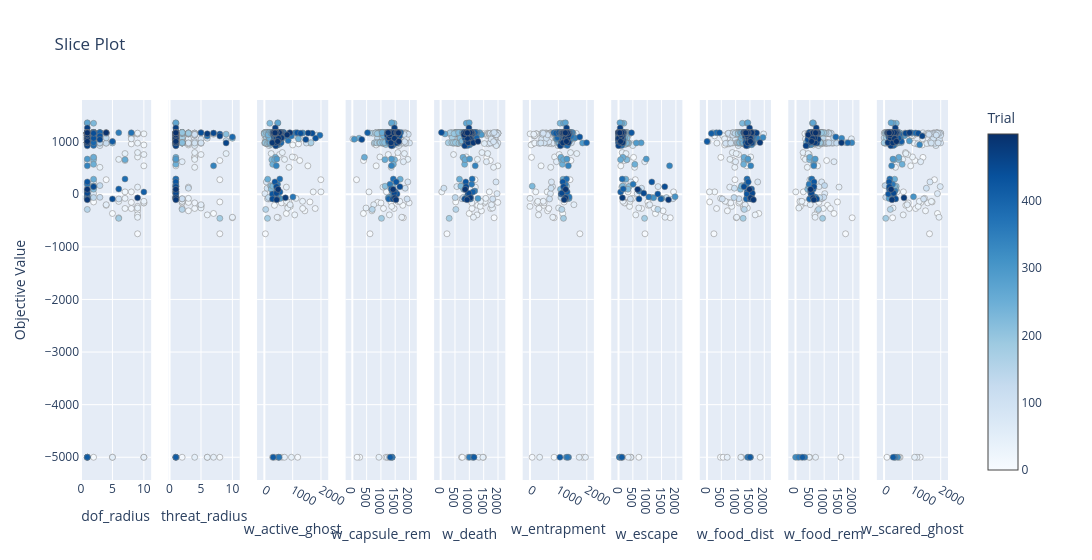

Here is the notebook cell this chart was saved with:
### Code cell
# 3. Biểu đồ lát cắt
plot_slice(study).show()

### Figure 1 — Plotly figure (JSON) as saved in the notebook; plotly's stock layout.template omitted (floating-point values rounded to 4 significant figures; data arrays with more than 128 entries replaced by an {"elided": "..."} marker saying what was removed)
{"data": [{"marker": {"color": {"elided": "500 int values"}, "colorbar": {"title": {"text": "Trial"}, "x": 1, "xpad": 40}, "colorscale": [[0, "rgb(247,251,255)"], [0.125, "rgb(222,235,247)"], [0.25, "rgb(198,219,239)"], [0.375, "rgb(158,202,225)"], [0.5, "rgb(107,174,214)"], [0.625, "rgb(66,146,198)"], [0.75, "rgb(33,113,181)"], [0.875, "rgb(8,81,156)"], [1, "rgb(8,48,107)"]], "line": {"color": "Grey", "width": 0.5}, "showscale": true}, "mode": "markers", "name": "Feasible Trial", "showlegend": false, "type": "scatter", "x": {"elided": "500 int values"}, "xaxis": "x", "y": {"elided": "500 float values"}, "yaxis": "y"}, {"marker": {"color": {"elided": "500 int values"}, "colorbar": {"title": {"text": "Trial"}, "x": 1, "xpad": 40}, "colorscale": [[0, "rgb(247,251,255)"], [0.125, "rgb(222,235,247)"], [0.25, "rgb(198,219,239)"], [0.375, "rgb(158,202,225)"], [0.5, "rgb(107,174,214)"], [0.625, "rgb(66,146,198)"], [0.75, "rgb(33,113,181)"], [0.875, "rgb(8,81,156)"], [1, "rgb(8,48,107)"]], "line": {"color": "Grey", "width": 0.5}, "showscale": false}, "mode": "markers", "name": "Feasible Trial", "showlegend": false, "type": "scatter", "x": {"elided": "500 int values"}, "xaxis": "x2", "y": {"elided": "500 float values"}, "yaxis": "y2"}, {"marker": {"color": {"elided": "500 int values"}, "colorbar": {"title": {"text": "Trial"}, "x": 1, "xpad": 40}, "colorscale": [[0, "rgb(247,251,255)"], [0.125, "rgb(222,235,247)"], [0.25, "rgb(198,219,239)"], [0.375, "rgb(158,202,225)"], [0.5, "rgb(107,174,214)"], [0.625, "rgb(66,146,198)"], [0.75, "rgb(33,113,181)"], [0.875, "rgb(8,81,156)"], [1, "rgb(8,48,107)"]], "line": {"color": "Grey", "width": 0.5}, "showscale": false}, "mode": "markers", "name": "Feasible Trial", "showlegend": false, "type": "scatter", "x": {"elided": "500 float values"}, "xaxis": "x3", "y": {"elided": "500 float values"}, "yaxis": "y3"}, {"marker": {"color": {"elided": "500 int values"}, "colorbar": {"title": {"text": "Trial"}, "x": 1, "xpad": 40}, "colorscale": [[0, "rgb(247,251,255)"], [0.125, "rgb(222,235,247)"], [0.25, "rgb(198,219,239)"], [0.375, "rgb(158,202,225)"], [0.5, "rgb(107,174,214)"], [0.625, "rgb(66,146,198)"], [0.75, "rgb(33,113,181)"], [0.875, "rgb(8,81,156)"], [1, "rgb(8,48,107)"]], "line": {"color": "Grey", "width": 0.5}, "showscale": false}, "mode": "markers", "name": "Feasible Trial", "showlegend": false, "type": "scatter", "x": {"elided": "500 float values"}, "xaxis": "x4", "y": {"elided": "500 float values"}, "yaxis": "y4"}, {"marker": {"color": {"elided": "500 int values"}, "colorbar": {"title": {"text": "Trial"}, "x": 1, "xpad": 40}, "colorscale": [[0, "rgb(247,251,255)"], [0.125, "rgb(222,235,247)"], [0.25, "rgb(198,219,239)"], [0.375, "rgb(158,202,225)"], [0.5, "rgb(107,174,214)"], [0.625, "rgb(66,146,198)"], [0.75, "rgb(33,113,181)"], [0.875, "rgb(8,81,156)"], [1, "rgb(8,48,107)"]], "line": {"color": "Grey", "width": 0.5}, "showscale": false}, "mode": "markers", "name": "Feasible Trial", "showlegend": false, "type": "scatter", "x": {"elided": "500 float values"}, "xaxis": "x5", "y": {"elided": "500 float values"}, "yaxis": "y5"}, {"marker": {"color": {"elided": "500 int values"}, "colorbar": {"title": {"text": "Trial"}, "x": 1, "xpad": 40}, "colorscale": [[0, "rgb(247,251,255)"], [0.125, "rgb(222,235,247)"], [0.25, "rgb(198,219,239)"], [0.375, "rgb(158,202,225)"], [0.5, "rgb(107,174,214)"], [0.625, "rgb(66,146,198)"], [0.75, "rgb(33,113,181)"], [0.875, "rgb(8,81,156)"], [1, "rgb(8,48,107)"]], "line": {"color": "Grey", "width": 0.5}, "showscale": false}, "mode": "markers", "name": "Feasible Trial", "showlegend": false, "type": "scatter", "x": {"elided": "500 float values"}, "xaxis": "x6", "y": {"elided": "500 float values"}, "yaxis": "y6"}, {"marker": {"color": {"elided": "500 int values"}, "colorbar": {"title": {"text": "Trial"}, "x": 1, "xpad": 40}, "colorscale": [[0, "rgb(247,251,255)"], [0.125, "rgb(222,235,247)"], [0.25, "rgb(198,219,239)"], [0.375, "rgb(158,202,225)"], [0.5, "rgb(107,174,214)"], [0.625, "rgb(66,146,198)"], [0.75, "rgb(33,113,181)"], [0.875, "rgb(8,81,156)"], [1, "rgb(8,48,107)"]], "line": {"color": "Grey", "width": 0.5}, "showscale": false}, "mode": "markers", "name": "Feasible Trial", "showlegend": false, "type": "scatter", "x": {"elided": "500 float values"}, "xaxis": "x7", "y": {"elided": "500 float values"}, "yaxis": "y7"}, {"marker": {"color": {"elided": "500 int values"}, "colorbar": {"title": {"text": "Trial"}, "x": 1, "xpad": 40}, "colorscale": [[0, "rgb(247,251,255)"], [0.125, "rgb(222,235,247)"], [0.25, "rgb(198,219,239)"], [0.375, "rgb(158,202,225)"], [0.5, "rgb(107,174,214)"], [0.625, "rgb(66,146,198)"], [0.75, "rgb(33,113,181)"], [0.875, "rgb(8,81,156)"], [1, "rgb(8,48,107)"]], "line": {"color": "Grey", "width": 0.5}, "showscale": false}, "mode": "markers", "name": "Feasible Trial", "showlegend": false, "type": "scatter", "x": {"elided": "500 float values"}, "xaxis": "x8", "y": {"elided": "500 float values"}, "yaxis": "y8"}, {"marker": {"color": {"elided": "500 int values"}, "colorbar": {"title": {"text": "Trial"}, "x": 1, "xpad": 40}, "colorscale": [[0, "rgb(247,251,255)"], [0.125, "rgb(222,235,247)"], [0.25, "rgb(198,219,239)"], [0.375, "rgb(158,202,225)"], [0.5, "rgb(107,174,214)"], [0.625, "rgb(66,146,198)"], [0.75, "rgb(33,113,181)"], [0.875, "rgb(8,81,156)"], [1, "rgb(8,48,107)"]], "line": {"color": "Grey", "width": 0.5}, "showscale": false}, "mode": "markers", "name": "Feasible Trial", "showlegend": false, "type": "scatter", "x": {"elided": "500 float values"}, "xaxis": "x9", "y": {"elided": "500 float values"}, "yaxis": "y9"}, {"marker": {"color": {"elided": "500 int values"}, "colorbar": {"title": {"text": "Trial"}, "x": 1, "xpad": 40}, "colorscale": [[0, "rgb(247,251,255)"], [0.125, "rgb(222,235,247)"], [0.25, "rgb(198,219,239)"], [0.375, "rgb(158,202,225)"], [0.5, "rgb(107,174,214)"], [0.625, "rgb(66,146,198)"], [0.75, "rgb(33,113,181)"], [0.875, "rgb(8,81,156)"], [1, "rgb(8,48,107)"]], "line": {"color": "Grey", "width": 0.5}, "showscale": false}, "mode": "markers", "name": "Feasible Trial", "showlegend": false, "type": "scatter", "x": {"elided": "500 float values"}, "xaxis": "x10", "y": {"elided": "500 float values"}, "yaxis": "y10"}], "layout": {"title": {"text": "Slice Plot"}, "width": 3000, "xaxis": {"anchor": "y", "domain": [0, 0.082], "title": {"text": "dof_radius"}}, "xaxis10": {"anchor": "y10", "domain": [0.918, 1.0], "title": {"text": "w_scared_ghost"}}, "xaxis2": {"anchor": "y2", "domain": [0.102, 0.184], "title": {"text": "threat_radius"}}, "xaxis3": {"anchor": "y3", "domain": [0.204, 0.286], "title": {"text": "w_active_ghost"}}, "xaxis4": {"anchor": "y4", "domain": [0.306, 0.388], "title": {"text": "w_capsule_rem"}}, "xaxis5": {"anchor": "y5", "domain": [0.408, 0.49], "title": {"text": "w_death"}}, "xaxis6": {"anchor": "y6", "domain": [0.51, 0.592], "title": {"text": "w_entrapment"}}, "xaxis7": {"anchor": "y7", "domain": [0.612, 0.694], "title": {"text": "w_escape"}}, "xaxis8": {"anchor": "y8", "domain": [0.714, 0.796], "title": {"text": "w_food_dist"}}, "xaxis9": {"anchor": "y9", "domain": [0.816, 0.898], "title": {"text": "w_food_rem"}}, "yaxis": {"anchor": "x", "domain": [0, 1], "title": {"text": "Objective Value"}}, "yaxis10": {"anchor": "x10", "domain": [0, 1], "matches": "y", "showticklabels": false}, "yaxis2": {"anchor": "x2", "domain": [0, 1], "matches": "y", "showticklabels": false}, "yaxis3": {"anchor": "x3", "domain": [0, 1], "matches": "y", "showticklabels": false}, "yaxis4": {"anchor": "x4", "domain": [0, 1], "matches": "y", "showticklabels": false}, "yaxis5": {"anchor": "x5", "domain": [0, 1], "matches": "y", "showticklabels": false}, "yaxis6": {"anchor": "x6", "domain": [0, 1], "matches": "y", "showticklabels": false}, "yaxis7": {"anchor": "x7", "domain": [0, 1], "matches": "y", "showticklabels": false}, "yaxis8": {"anchor": "x8", "domain": [0, 1], "matches": "y", "showticklabels": false}, "yaxis9": {"anchor": "x9", "domain": [0, 1], "matches": "y", "showticklabels": false}}}
